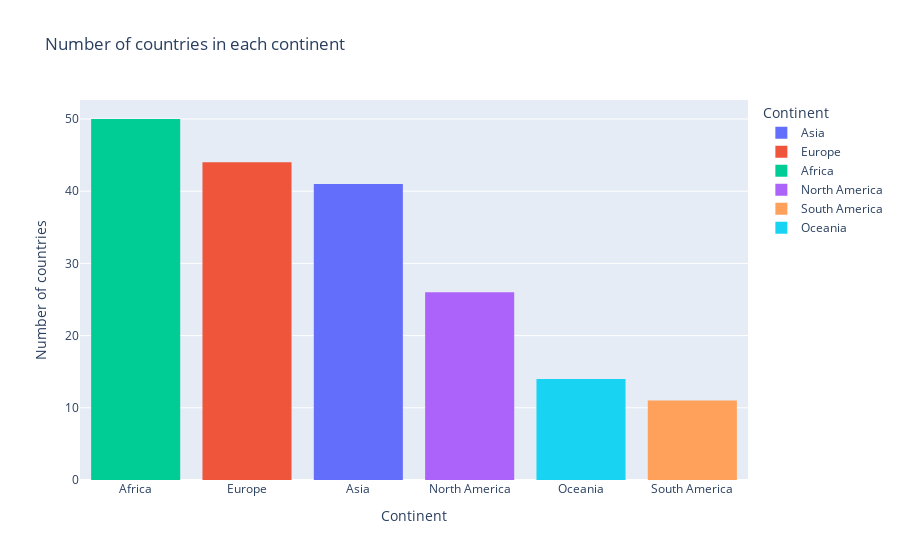

The notebook cell this image was saved under:
### Code cell
fig = (
    px.histogram(
        gdp_df.drop_duplicates(subset="Country")["Continent"],
        x="Continent",
        title="Number of countries in each continent",
        color="Continent",
    )
    .update_xaxes(categoryorder="total descending")
    .update_layout(yaxis_title="Number of countries")
)

fig

### Figure 1 — Plotly figure (JSON) as saved in the notebook; plotly's stock layout.template omitted (floating-point values rounded to 4 significant figures)
{"data": [{"alignmentgroup": "True", "bingroup": "x", "hovertemplate": "Continent=%{x}<br>count=%{y}<extra></extra>", "legendgroup": "Asia", "marker": {"color": "#636efa", "pattern": {"shape": ""}}, "name": "Asia", "offsetgroup": "Asia", "orientation": "v", "showlegend": true, "type": "histogram", "x": ["Asia", "Asia", "Asia", "Asia", "Asia", "Asia", "Asia", "Asia", "Asia", "Asia", "Asia", "Asia", "Asia", "Asia", "Asia", "Asia", "Asia", "Asia", "Asia", "Asia", "Asia", "Asia", "Asia", "Asia", "Asia", "Asia", "Asia", "Asia", "Asia", "Asia", "Asia", "Asia", "Asia", "Asia", "Asia", "Asia", "Asia", "Asia", "Asia", "Asia", "Asia"], "xaxis": "x", "yaxis": "y"}, {"alignmentgroup": "True", "bingroup": "x", "hovertemplate": "Continent=%{x}<br>count=%{y}<extra></extra>", "legendgroup": "Europe", "marker": {"color": "#EF553B", "pattern": {"shape": ""}}, "name": "Europe", "offsetgroup": "Europe", "orientation": "v", "showlegend": true, "type": "histogram", "x": ["Europe", "Europe", "Europe", "Europe", "Europe", "Europe", "Europe", "Europe", "Europe", "Europe", "Europe", "Europe", "Europe", "Europe", "Europe", "Europe", "Europe", "Europe", "Europe", "Europe", "Europe", "Europe", "Europe", "Europe", "Europe", "Europe", "Europe", "Europe", "Europe", "Europe", "Europe", "Europe", "Europe", "Europe", "Europe", "Europe", "Europe", "Europe", "Europe", "Europe", "Europe", "Europe", "Europe", "Europe"], "xaxis": "x", "yaxis": "y"}, {"alignmentgroup": "True", "bingroup": "x", "hovertemplate": "Continent=%{x}<br>count=%{y}<extra></extra>", "legendgroup": "Africa", "marker": {"color": "#00cc96", "pattern": {"shape": ""}}, "name": "Africa", "offsetgroup": "Africa", "orientation": "v", "showlegend": true, "type": "histogram", "x": ["Africa", "Africa", "Africa", "Africa", "Africa", "Africa", "Africa", "Africa", "Africa", "Africa", "Africa", "Africa", "Africa", "Africa", "Africa", "Africa", "Africa", "Africa", "Africa", "Africa", "Africa", "Africa", "Africa", "Africa", "Africa", "Africa", "Africa", "Africa", "Africa", "Africa", "Africa", "Africa", "Africa", "Africa", "Africa", "Africa", "Africa", "Africa", "Africa", "Africa", "Africa", "Africa", "Africa", "Africa", "Africa", "Africa", "Africa", "Africa", "Africa", "Africa"], "xaxis": "x", "yaxis": "y"}, {"alignmentgroup": "True", "bingroup": "x", "hovertemplate": "Continent=%{x}<br>count=%{y}<extra></extra>", "legendgroup": "North America", "marker": {"color": "#ab63fa", "pattern": {"shape": ""}}, "name": "North America", "offsetgroup": "North America", "orientation": "v", "showlegend": true, "type": "histogram", "x": ["North America", "North America", "North America", "North America", "North America", "North America", "North America", "North America", "North America", "North America", "North America", "North America", "North America", "North America", "North America", "North America", "North America", "North America", "North America", "North America", "North America", "North America", "North America", "North America", "North America", "North America"], "xaxis": "x", "yaxis": "y"}, {"alignmentgroup": "True", "bingroup": "x", "hovertemplate": "Continent=%{x}<br>count=%{y}<extra></extra>", "legendgroup": "South America", "marker": {"color": "#FFA15A", "pattern": {"shape": ""}}, "name": "South America", "offsetgroup": "South America", "orientation": "v", "showlegend": true, "type": "histogram", "x": ["South America", "South America", "South America", "South America", "South America", "South America", "South America", "South America", "South America", "South America", "South America"], "xaxis": "x", "yaxis": "y"}, {"alignmentgroup": "True", "bingroup": "x", "hovertemplate": "Continent=%{x}<br>count=%{y}<extra></extra>", "legendgroup": "Oceania", "marker": {"color": "#19d3f3", "pattern": {"shape": ""}}, "name": "Oceania", "offsetgroup": "Oceania", "orientation": "v", "showlegend": true, "type": "histogram", "x": ["Oceania", "Oceania", "Oceania", "Oceania", "Oceania", "Oceania", "Oceania", "Oceania", "Oceania", "Oceania", "Oceania", "Oceania", "Oceania", "Oceania"], "xaxis": "x", "yaxis": "y"}], "layout": {"barmode": "relative", "legend": {"title": {"text": "Continent"}, "tracegroupgap": 0}, "title": {"text": "Number of countries in each continent"}, "xaxis": {"anchor": "y", "categoryarray": ["Asia", "Europe", "Africa", "North America", "South America", "Oceania"], "categoryorder": "total descending", "domain": [0, 1], "title": {"text": "Continent"}}, "yaxis": {"anchor": "x", "domain": [0, 1], "title": {"text": "Number of countries"}}}}
